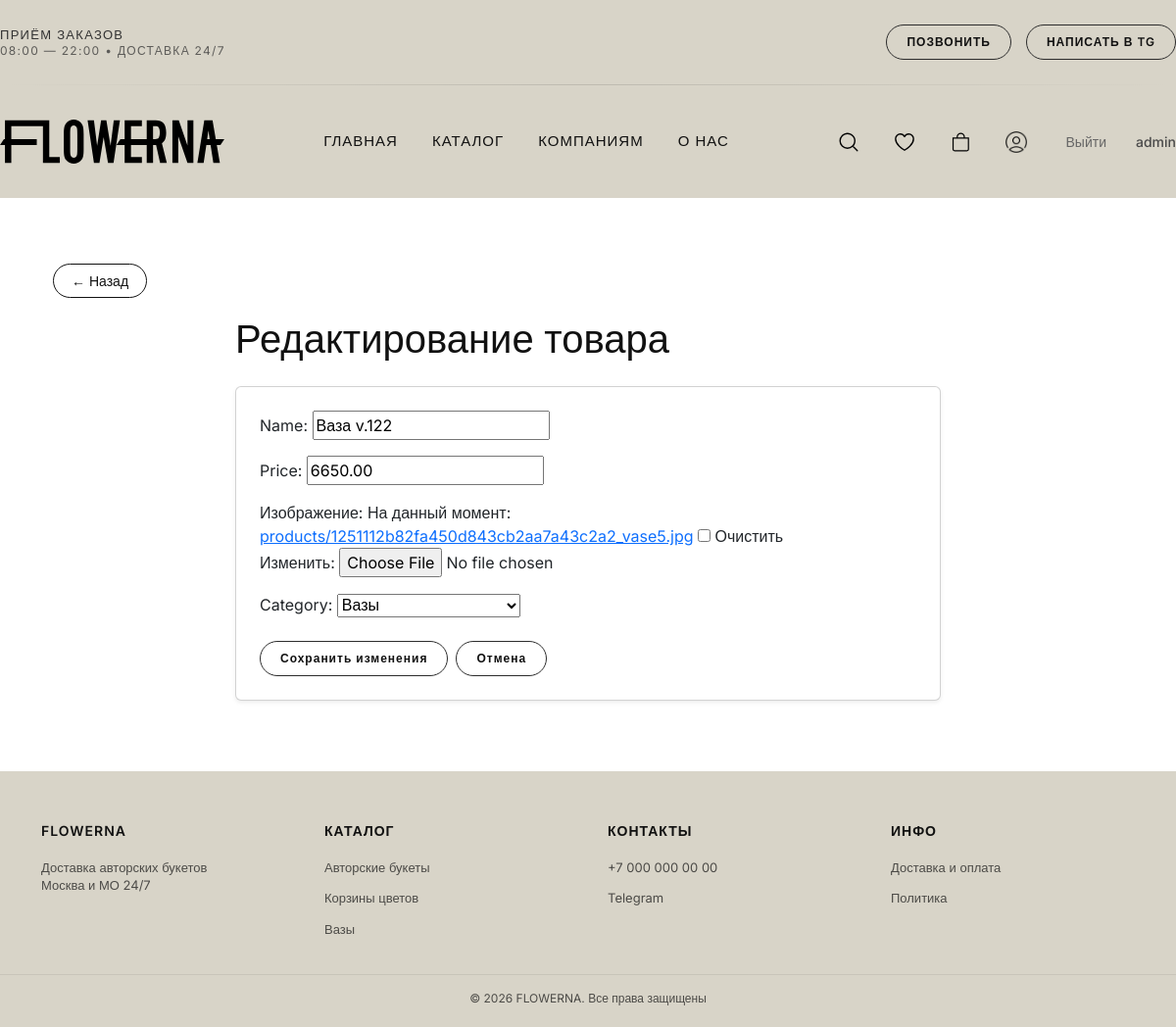
The page /product/378/edit/ (signed in) on the database its author committed.
### users/models.py (models this page shows, shortened)
class CustomUser(AbstractUser):
    class Roles(models.TextChoices):
        ADMIN = 'admin', 'Admin'
        MANAGER = 'manager', 'Manager'
        USER = 'user', 'User'
    full_name = models.CharField(max_length=150)
    phone = models.CharField(max_length=16, unique=True)
    email = models.EmailField(unique=True)
    role = models.CharField(
        max_length=20,
        choices=Roles.choices,
        default=Roles.USER
    )
    class Meta:
        verbose_name = 'Пользователь'
        verbose_name_plural = 'Пользователи'

### catalog/models.py (models this page shows, shortened)
class Product(models.Model):
    id = models.AutoField(primary_key=True)
    category = models.ForeignKey(Category, on_delete=models.CASCADE, related_name='products', null=True, blank=True)
    name = models.CharField(max_length=255)
    price = models.DecimalField(max_digits=10, decimal_places=2)
    description = models.TextField(null=True, blank=True)
    is_available = models.BooleanField(default=True)
    image = models.ImageField(upload_to='products/', null=True, blank=True, verbose_name='Изображение')
    is_recommended = models.BooleanField(default=False)
    class Meta:
        verbose_name = 'Товар'
        verbose_name_plural = 'Товары'

class Category(models.Model):
    name = models.CharField(max_length=255)
    description = models.TextField(null=True, blank=True)
    image = models.ImageField(upload_to='categories/', blank=True, null=True)
    slug = models.SlugField(unique=True, blank=True, null=True)
    is_featured = models.BooleanField(default=False)
    def __str__(self):
        return self.name

### catalog/views.py (the view)
# urls.py: path('product/<int:pk>/edit/', views.edit_product, name='product-edit'),
@manager_or_admin_required
def edit_product(request, pk):
    product = get_object_or_404(Product, pk=pk)
    form = ProductForm(request.POST or None, request.FILES or None, instance=product)
    if form.is_valid():
        form.save()
        return redirect('catalog')
    return render(request, 'catalog/edit_product.html', {'form': form})

### catalog/forms.py
class ProductForm(forms.ModelForm):
    class Meta:
        model = Product
        fields = ['name', 'price', 'image', 'category']

### catalog/context_processors.py (called while the page is built)
def categories_processor(request):
    footer_category_slugs = [
        'avtorskie-bukety',
        'vazy',
        'mono-duo-i-trio-bukety',
        'korziny-tsvetov',
        'cveti-v-korobke'
    ]
    footer_categories = Category.objects.filter(
        slug__in=footer_category_slugs
    )
    return {
        'footer_categories': footer_categories
    }

### templates/catalog/edit_product.html (shortened to what this page needs)
{% extends 'base.html' %}
{% load static %}
{% block content %}
<section class="product-edit py-5">
    <div class="container">
        <a href="{% url 'catalog' %}" class="back-btn">
            ← Назад
        </a>
        <div class="row mt-4">
            <div class="col-lg-8 mx-auto">
                <h1 class="mb-4">
                    Редактирование товара
                </h1>
                <div class="card p-4 shadow-sm">
                    <form method="post" enctype="multipart/form-data">
                        {{ form.as_p }}
                        <div class="d-flex gap-2 mt-4">
                            <button type="submit" class="btn btn-success">
                                Сохранить изменения
                            </button>
                            <a href="{% url 'catalog' %}" class="btn btn-outline-secondary">
                                Отмена
                            </a>
                        </div>
                    </form>
                </div>
            </div>
        </div>
    </div>
</section>
{% endblock %}

### templates/components/header.html (shortened to what this page needs)
{% load static %}
<header class="header">
    <div class="container header__top">
        <div class="header__info">
            <span>ПРИЁМ ЗАКАЗОВ</span>
            <span>08:00 — 22:00 • ДОСТАВКА 24/7</span>
        </div>
        <div class="header__contacts">
            <a href="tel:+789189626293" class="btn">ПОЗВОНИТЬ</a>
            <a href="https://t.me/ssskkk000" target="_blank" class="btn">
                НАПИСАТЬ В TG
            </a>
        </div>
    </div>
    <div class="header__divider"></div>
    <div class="container header__main">
        <a href="/" class="logo">
            <img src="{% static 'icons/logo.svg' %}" alt="Flowerna">
        </a>
        <nav class="nav" id="desktopNav">
            <a href="{% url 'home' %}">ГЛАВНАЯ</a>
            <a href="{% url 'catalog' %}">КАТАЛОГ</a>
            <a href="{% url 'kompanijam' %}">КОМПАНИЯМ</a>
            <a href="{% url 'about' %}">О НАС</a>
        </nav>
        <div class="header__right">
            <div class="header__icons">
                <div class="icon-btn" onclick="openSearch()">
                    <img src="{% static 'icons/proicons_search.svg' %}" alt="search">
                </div>
                <a href="{% url 'favorites' %}" class="icon-btn">
                    <img src="{% static 'icons/si_heart-line.svg' %}" alt="favorites">
                </a>
                <a href="{% url 'cart' %}" class="icon-btn">
                    <img src="{% static 'icons/bag.svg' %}" alt="cart">
                </a>
                {% if user.is_authenticated %}
                    <a href="{% url 'profile' %}" class="icon-btn" title="Личный кабинет">
                        <img src="{% static 'icons/profile.png' %}" alt="profile">
                    </a>
                    <form action="{% url 'logout' %}" method="post" style="display: inline;">
                        <button type="submit" class="btn-logout">Выйти</button>
                    </form>
                    <span class="user-name">{{ user.username }}</span>
                {% else %}
                    <a href="{% url 'login' %}?next={{ request.path }}" class="icon-btn" title="Войти">
                        <img src="{% static 'icons/profile.png' %}" alt="login">
                    </a>
                    <a href="{% url 'register' %}" class="btn register-btn">Регистрация</a>
                {% endif %}
            </div>
        </div>
    </div>
</header>

### templates/components/footer.html
<footer class="footer">
    <div class="footer__top container">
        <div class="footer__col">
            <div class="footer__title">FLOWERNA</div>
            <p class="footer__text">
                Доставка авторских букетов<br>
                Москва и МО 24/7
            </p>
        </div>
        <div class="footer__col">
            <div class="footer__title">КАТАЛОГ</div>
            {% for category in footer_categories %}
                <a href="{% url 'catalog' %}?category={{ category.id }}">
                    {{ category.name }}
                </a>
            {% endfor %}
        </div>
        <div class="footer__col">
            <div class="footer__title">КОНТАКТЫ</div>
            <a href="tel:+70000000000">+7 000 000 00 00</a>
            <a href="#">Telegram</a>
        </div>
        <div class="footer__col">
            <div class="footer__title">ИНФО</div>
            <a href="{% url 'dostavka-i-oplata' %}">Доставка и оплата</a>
            <a href="{% url 'politika-konfidentsialnosti' %}">Политика</a>
        </div>
    </div>
    <div class="footer__bottom">
        © 2026 FLOWERNA. Все права защищены
    </div>
</footer>

### static/css/style.css (style rules this page uses)
body { font-family: "Inter", sans-serif; font-weight: 400; color: #111; }
.logo img { height: 40px; width: auto; display: block; }
.btn { padding: 6px 14px; border-radius: 20px; text-decoration: none; font-size: 12px; border: 1px solid #000; color: #000; background: transparent; transition: all 0.25s ease; display: inline-block; }
.logo { font-size: 28px; font-weight: 700; letter-spacing: 2px; }
.row { flex-wrap: wrap; }
.row > div { min-width: 0; }
.back-btn { text-decoration: none; color: #111; font-size: 14px; border: 1px solid #111; padding: 8px 18px; border-radius: 999px; transition: 0.3s; }

### static/css/header.css (style rules this page uses)
.header { background: #d8d4c8; position: relative; }
.header .container { max-width: 1280px; margin: 0 auto; padding: 0 24px; }
.header.header .header__top { display: flex; justify-content: space-between; align-items: center; padding: 25px 0 25px 0; font-size: 12px; color: #333; }
.header__info { display: flex; flex-direction: column; text-transform: uppercase; letter-spacing: 1.3px; line-height: 1.4; font-size: 12px; font-weight: 400; }
.header__info span:first-child { font-size: 13px; font-weight: 500; }
.header__info span:last-child { font-size: 12px; opacity: 0.75; }
.header__contacts { display: flex; gap: 15px; }
.btn { display: inline-flex; align-items: center; justify-content: center; background: transparent; border: 1px solid #2c2c2c; padding: 8px 20px; font-size: 12px; font-weight: 600; letter-spacing: 1px; text-decoration: none; color: #111; border-radius: 40px; transition: all 0.2s ease; cursor: pointer; white-space: nowrap; }
.header__divider { height: 1px; width: 100%; background: linear-gradient(to right, transparent, rgba(0, 0, 0, 0.12), transparent); margin: 0; }
.header.header .header__main { display: flex; justify-content: space-between; align-items: center; padding: 35px 0 35px 0; gap: 20px; }
.logo { flex-shrink: 0; }
.logo img { height: 45px; width: auto; display: block; }
.nav { display: flex; align-items: center; gap: 35px; margin: 0 auto; }
.nav a { text-decoration: none; color: #111; font-size: 15px; letter-spacing: 1px; position: relative; padding: 8px 0; }
.nav a::after { content: ""; position: absolute; left: 0; bottom: -4px; width: 0%; height: 1.5px; background: #000; transition: width 0.3s ease; }
.header__right { display: flex; align-items: center; gap: 15px; flex-shrink: 0; }
.header__icons { display: flex; align-items: center; gap: 15px; }
.icon-btn { width: 42px; height: 42px; display: flex; align-items: center; justify-content: center; border-radius: 50%; transition: transform 0.25s ease; cursor: pointer; text-decoration: none; }
.icon-btn img { width: 22px; height: 22px; display: block; }
.btn-logout { background: transparent; border: none; cursor: pointer; font-size: 14px; font-weight: 500; color: #666; padding: 8px 15px; border-radius: 30px; transition: all 0.3s; white-space: nowrap; }
.user-name { font-size: 14px; font-weight: 500; color: #4a4a4a; white-space: nowrap; }
@media (min-width: 1200px) { .nav { gap: 35px; } }
@media (min-width: 1200px) { .nav a { font-size: 15px; letter-spacing: 1px; } }
@media (min-width: 1200px) { .logo img { height: 45px; } }
@media (min-width: 1200px) { .icon-btn { width: 42px; height: 42px; } }

### static/css/footer.css (style rules this page uses)
.footer__col { display: flex; flex-direction: column; gap: 6px; }
.footer { background: #d8d4c8; padding: 50px 0 20px; font-size: 13px; color: #111; }
.footer__top { display: grid; grid-template-columns: repeat(4, 1fr); gap: 40px; margin-bottom: 30px; }
.footer__title { font-weight: 600; margin-bottom: 12px; text-transform: uppercase; letter-spacing: 1px; font-size: 14px; }
.footer__col a { display: block; text-decoration: none; color: #111; margin-bottom: 6px; opacity: 0.7; transition: 0.2s; }
.footer__text { opacity: 0.7; line-height: 1.4; }
.footer__bottom { border-top: 1px solid rgba(0,0,0,0.1); padding-top: 15px; text-align: center; font-size: 12px; opacity: 0.7; }

### templates/base.html (style rules this page uses)
html, body { height: 100%; margin: 0; }
body { display: flex; flex-direction: column; -webkit-font-smoothing: antialiased; -moz-osx-font-smoothing: grayscale; }

### rows shown on the page
CustomUser: username "admin"
Product: name "Ваза v.122", price "6650.00", category "Вазы"
Category: name "Авторские букеты"
Category: name "Корзины цветов"
Category: name "Вазы"
